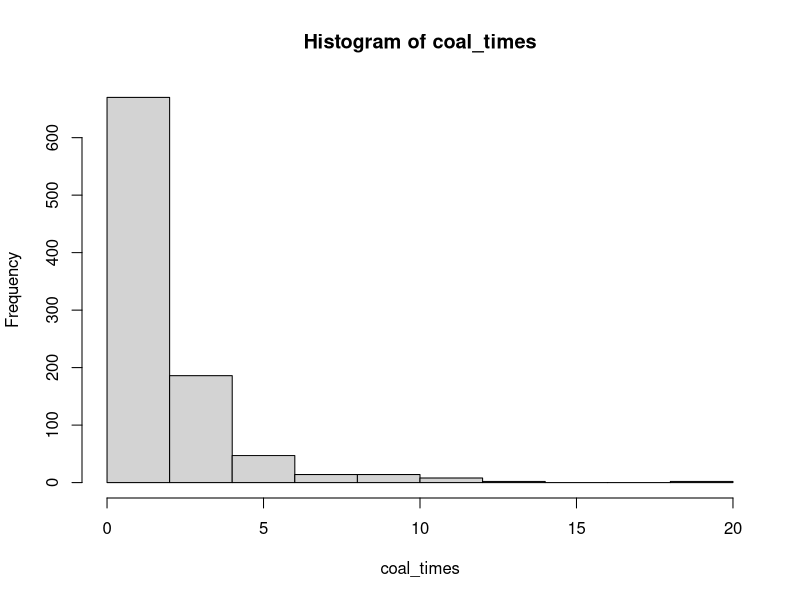
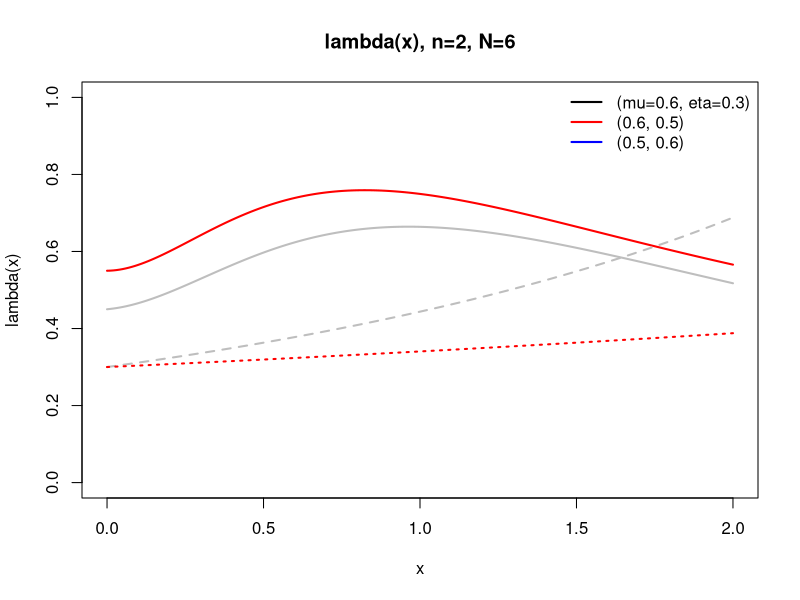

Write R code to recreate these figures, in order.
##### Birth-Death Coalescent
##### Author: JP +Codex

make_coal_model <- function(n, N, mu, eta) {
  stopifnot(
    length(N) == 1L, is.finite(N), N >= 3, N == floor(N),
    length(n) == 1L, is.finite(n),
    n >= 2, n <= N - 1, n == floor(n),
    length(mu) == 1L, is.finite(mu), mu > 0,
    length(eta) == 1L, is.finite(eta), eta > 0
  )
  
  m <- N - 1L
  rho <- eta / mu
  stopifnot(is.finite(rho))
  
  # b[i] = B(i, N, rho).
  # Recurrence avoids repeatedly summing powers and handles rho = 1.
  # verified
  b <- numeric(m)
  b[m] <- 1 + rho
  if (m > 2L) {
    for (i in seq.int(m - 1L, 2L)) {
      b[i] <- 1 + rho - rho / b[i + 1L]
    }
  }
  
  i <- seq_len(m - 1L)
  upper <- i * eta / b[i + 1L]
  lower <- (i + 1L) * mu * b[i + 1L]
  
  diagonal <- -seq_len(m) * (mu + eta)
  diagonal[1L] <- -mu
  # Q has lower diagonal l values and upper diagonal a
  # Q = D H D^(-1), with H symmetric, D is a diagonal matrix
  # This gives a real, orthogonal eigendecomposition.
  #\[H=D^{-1}QD\], To enforce symmetry we get: \[
  #\frac{d_{i+1}}{d_i}=\sqrt{\frac{\ell_i}{a_i}}.
  #\]
  log_d <- c(0, cumsum(0.5 * (log(lower) - log(upper))))
  d <- exp(log_d - max(log_d))
  stopifnot(all(is.finite(d)), all(d > 0))
  
  H <- diag(diagonal)
  off <- sqrt(upper) * sqrt(lower)
  H[cbind(i, i + 1L)] <- off
  H[cbind(i + 1L, i)] <- off
  
  eig <- eigen(H, symmetric = TRUE)
  stopifnot(all(eig$values < 0))
  
  # lambda(t) = e_m' exp(Q t) w.
  w <- numeric(m)
  j <- seq.int(n, m)
  ##this is ok for now, but needs to go in the simulation function, right now n=2 so it does not matter
  w[j] <- n * (n - 1) * mu * b[j] / (j - 1)
  coefficients <- d[m] * eig$vectors[m, ] *
    drop(crossprod(eig$vectors, w / d))
  
  rates <- eig$values
  
  check_times <- function(t) {
    stopifnot(is.numeric(t), !anyNA(t), all(t >= 0))
  }
  
  lambda <- function(t) {
    check_times(t)
    drop(exp(outer(t, rates)) %*% coefficients)
  }
  
  ##will be used for simulation later
  cumulative_hazard <- function(t) {
    check_times(t)
    drop(expm1(outer(t, rates)) %*% (coefficients / rates))
  }
  
  list(
    lambda = lambda,
    trajectory = function(t) 1 / lambda(t),
    cumulative_hazard = cumulative_hazard,
    total_hazard = sum(-coefficients / rates),
    n = n
  )
}

model03 <- make_coal_model(n = 2, N = 6, mu = 0.6, eta = 0.3)
model05 <- make_coal_model(n = 2, N = 6, mu = 0.6, eta = 0.5)

x <- seq(0, 2, by = 0.01)

y1 <- model03$lambda(x)
y2 <- model05$lambda(x)

model03 <- make_coal_model(n = 2, N = 6, mu = 0.6, eta = 0.3)
model05 <- make_coal_model(n = 2, N = 6, mu = 0.6, eta = 0.5)

x <- seq(0, 2, by = 0.01)

y1 <- model03$lambda(x)
y2 <- model05$lambda(x)


# pmax() makes the ODE approximation work on a vector of times.
lambda_ode_fast <- function(t, n, N, mu, eta) {
  Nt <- pmax(2, (N - 1) * exp(-(mu - eta) * t))
  n * (n - 1) * mu / (Nt - 1)
}

y3 <- lambda_ode_fast(x, 2, 6, 0.6, 0.3)
y4 <- lambda_ode_fast(x, 2, 6, 0.6, 0.5)

pdf("exp1.pdf", width = 10, height = 4)

plot(x, y1, type = "l", lwd = 2, col = "gray",
     xlab = "x", ylab = "lambda(x)",ylim=c(0,1),
     main = "lambda(x), n=2, N=6")

lines(x, y2, lwd = 2, col = "red")
lines(x, y3, lwd = 2, col = "gray",lty=2)
lines(x, y4, lwd = 2, col = "red",lty=3)

legend("topright",
       legend = c("(mu=0.6, eta=0.3)", "(0.6, 0.5)", "(0.5, 0.6)"),
       col    = c("black", "red", "blue"),
       lwd    = 2, lty = 1, bty = "n")
dev.off()

##Now coalescent simulation by transformation
simulate_two <- function(model, nsim = 1000L) {
  stopifnot(
    model$n == 2,
    length(nsim) == 1L, is.finite(nsim),
    nsim >= 0, nsim == floor(nsim)
  )
  
  targets <- rexp(nsim)
  result <- rep(Inf, nsim)
  finite <- which(targets < model$total_hazard)
  
  if (!length(finite)) return(result)
  
  # Find one upper bracket for every finite draw.
  hi <- 1
  largest <- max(targets[finite])
  while (model$cumulative_hazard(hi) < largest) {
    hi <- 2 * hi
    if (!is.finite(hi)) stop("Could not bracket coalescence times.")
  }
  
  result[finite] <- vapply(targets[finite], function(target) {
    uniroot(
      function(t) model$cumulative_hazard(t) - target,
      interval = c(0, hi),
      tol = 1e-9
    )$root
  }, numeric(1))
  
  result
}

set.seed(123)
coal_times <- simulate_two(model03, 1000)

hist(coal_times)
abline(v=mean(coal_times),col="red")

# Probability of no finite coalescence under this model:
exp(-model03$total_hazard)
